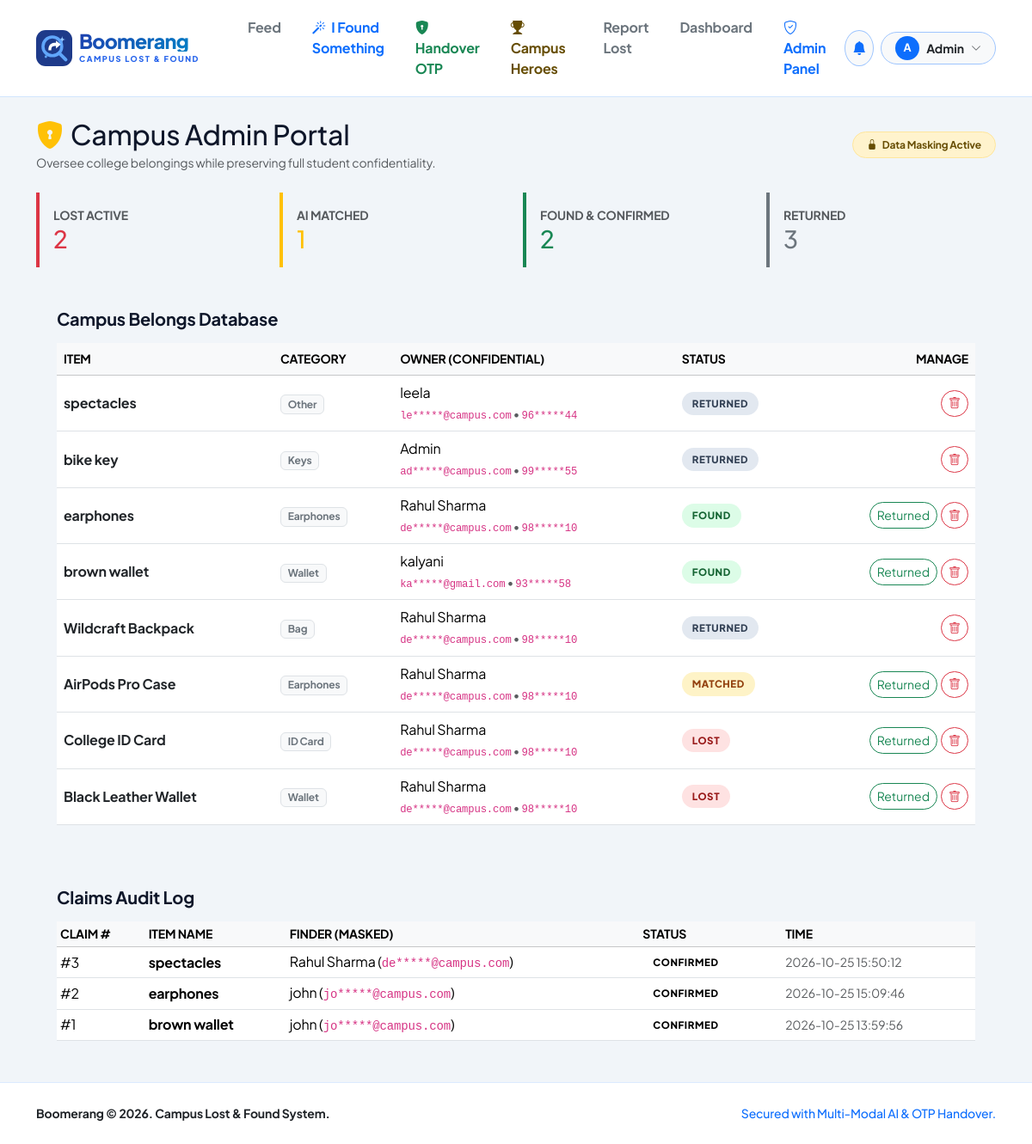
The page /admin (signed in) on the database its author committed.
### tables this page shows
CREATE TABLE users (
        id INTEGER PRIMARY KEY AUTOINCREMENT,
        name TEXT,
        email TEXT UNIQUE,
        phone TEXT,
        dept TEXT,
        pw TEXT,
        role TEXT DEFAULT 'user'
    , karma INTEGER DEFAULT 0);

CREATE TABLE items (
        id INTEGER PRIMARY KEY AUTOINCREMENT,
        owner_id INTEGER,
        name TEXT,
        category TEXT,
        date TEXT,
        place TEXT,
        description TEXT,
        photo TEXT,
        features TEXT,
        status TEXT DEFAULT 'lost',
        created TIMESTAMP DEFAULT CURRENT_TIMESTAMP
    );

CREATE TABLE claims (
        id INTEGER PRIMARY KEY AUTOINCREMENT,
        item_id INTEGER,
        finder_id INTEGER,
        photo TEXT,
        description TEXT,
        answers TEXT,
        result TEXT,
        status TEXT,
        created TIMESTAMP DEFAULT CURRENT_TIMESTAMP
    , handover_otp TEXT);

### app.py (the view)
@app.route("/admin")
@admin_required
def admin():
    items = q("SELECT i.*, u.name oname, u.phone ophone, u.email oemail FROM items i JOIN users u ON u.id = i.owner_id ORDER BY i.id DESC")
    claims = q("SELECT c.*, i.name iname, u.name fname, u.phone fphone, u.email femail FROM claims c JOIN items i ON i.id = c.item_id JOIN users u ON u.id = c.finder_id ORDER BY c.id DESC")
    stats = {s: sum(1 for i in items if i["status"] == s) for s in ("lost", "matched", "found", "returned")}
    return render_template("admin.html", items=items, claims=claims, stats=stats)

### app.py (called while the page is built)
def db():
    if "db" not in g:
        g.db = sqlite3.connect(DB)
        g.db.row_factory = sqlite3.Row
    return g.db

def q(sql, args=(), one=False, commit=False):
    cur = db().execute(sql, args)
    if commit:
        db().commit()
        return cur.lastrowid
    rows = cur.fetchall()
    return (rows[0] if rows else None) if one else rows

def me():
    if "uid" in session:
        return q("SELECT * FROM users WHERE id=?", (session["uid"],), one=True)
    return None

def admin_required(f):
    @wraps(f)
    def w(*a, **k):
        u = me()
        if not u or u["role"] != "admin":
            abort(403)
        return f(*a, **k)
    return w

def mask(s):
    s = str(s or "").strip()
    if "@" in s:
        parts = s.split("@", 1)
        uname = parts[0]
        masked_uname = uname[:2] + "*****" if len(uname) > 2 else uname + "*****"
        return f"{masked_uname}@{parts[1]}"
    if len(s) >= 7:
        return s[:2] + "*****" + s[-2:]
    return "****"

@app.context_processor
def inject():
    u = me()
    unread_count = 0
    if u:
        row = q("SELECT COUNT(*) c FROM notes WHERE user_id=? AND seen=0", (u["id"],), one=True)
        unread_count = row["c"] if row else 0
    return dict(current_user=u, unread=unread_count, mask=mask, categories=CATEGORIES)

### templates/admin.html (shortened to what this page needs)
{% extends "base.html" %}
{% block content %}
<div class="d-flex justify-content-between align-items-center mb-4 flex-wrap gap-2">
    <div>
        <h2 class="fw-extrabold mb-1"><i class="bi bi-shield-lock-fill text-warning me-2"></i>Campus Admin Portal</h2>
        <p class="text-muted small mb-0">Oversee college belongings while preserving full student confidentiality.</p>
    </div>
    <span class="badge bg-warning-subtle text-warning-emphasis border border-warning-subtle px-3 py-2 rounded-pill fw-bold">
        <i class="bi bi-lock-fill me-1"></i> Data Masking Active
    </span>
</div>
<div class="row g-3 mb-4">
    <div class="col-sm-6 col-lg-3">
        <div class="card-modern p-3 border-start border-danger border-4">
            <div class="text-muted small fw-bold text-uppercase">Lost Active</div>
            <h3 class="fw-extrabold text-danger mb-0">{{ stats.lost }}</h3>
        </div>
    </div>
    <div class="col-sm-6 col-lg-3">
        <div class="card-modern p-3 border-start border-warning border-4">
            <div class="text-muted small fw-bold text-uppercase">AI Matched</div>
            <h3 class="fw-extrabold text-warning mb-0">{{ stats.matched }}</h3>
        </div>
    </div>
    <div class="col-sm-6 col-lg-3">
        <div class="card-modern p-3 border-start border-success border-4">
            <div class="text-muted small fw-bold text-uppercase">Found & Confirmed</div>
            <h3 class="fw-extrabold text-success mb-0">{{ stats.found }}</h3>
        </div>
    </div>
    <div class="col-sm-6 col-lg-3">
        <div class="card-modern p-3 border-start border-secondary border-4">
            <div class="text-muted small fw-bold text-uppercase">Returned</div>
            <h3 class="fw-extrabold text-secondary mb-0">{{ stats.returned }}</h3>
        </div>
    </div>
</div>
<div class="card-modern p-4 mb-4">
    <h5 class="fw-bold mb-3">Campus Belongs Database</h5>
    <div class="table-responsive">
        <table class="table table-hover align-middle mb-0">
            <thead class="table-light">
                <tr class="small text-uppercase text-muted">
                    <th>Item</th>
                    <th>Category</th>
                    <th>Owner (Confidential)</th>
                    <th>Status</th>
                    <th class="text-end">Manage</th>
                </tr>
            </thead>
            <tbody>
                {% for it in items %}
                <tr>
                    <td class="fw-bold text-dark">{{ it.name }}</td>
                    <td><span class="badge bg-light text-secondary border">{{ it.category }}</span></td>
                    <td>
                        {{ it.oname }}<br>
                        <small class="text-muted"><code>{{ mask(it.oemail) }}</code> • <code>{{ mask(it.ophone) }}</code></small>
                    </td>
                    <td><span class="status-pill status-{{ it.status }}">{{ it.status }}</span></td>
                    <td class="text-end">
                        <div class="d-inline-flex gap-1">
                            {% if it.status != 'returned' %}
                            <form method="POST" action="{{ url_for('admin_returned', iid=it.id) }}">
                                <button type="submit" class="btn btn-sm btn-outline-success rounded-pill px-2" title="Mark Returned">Returned</button>
                            </form>
                            {% endif %}
                            <form method="POST" action="{{ url_for('admin_delete', iid=it.id) }}" onsubmit="return confirm('Delete this item?');">
                                <button type="submit" class="btn btn-sm btn-outline-danger rounded-pill px-2" title="Delete"><i class="bi bi-trash"></i></button>
                            </form>
                        </div>
                    </td>
                </tr>
                {% endfor %}
            </tbody>
        </table>
    </div>
</div>
<div class="card-modern p-4">
    <h5 class="fw-bold mb-3">Claims Audit Log</h5>
    <div class="table-responsive">
        <table class="table table-sm table-hover align-middle mb-0">
            <thead class="table-light">
                <tr class="small text-uppercase text-muted">
                    <th>Claim #</th>
                    <th>Item Name</th>
                    <th>Finder (Masked)</th>
                    <th>Status</th>
                    <th>Time</th>
                </tr>
            </thead>
            <tbody>
                {% for c in claims %}
                <tr>
                    <td>#{{ c.id }}</td>
                    <td class="fw-bold">{{ c.iname }}</td>
                    <td>{{ c.fname }} (<code>{{ mask(c.femail) }}</code>)</td>
                    <td><span class="status-pill status-{{ c.status }}">{{ c.status }}</span></td>
                    <td class="small text-muted">{{ c.created }}</td>
                </tr>
                {% endfor %}
            </tbody>
        </table>
    </div>
</div>
{% endblock %}

### templates/base.html (shortened to what this page needs)
<!DOCTYPE html>
<html lang="en">
<head>
    <link href="https://cdn.jsdelivr.net/npm/bootstrap@5.3.3/dist/css/bootstrap.min.css" rel="stylesheet">
    <link href="https://cdn.jsdelivr.net/npm/bootstrap-icons@1.11.3/font/bootstrap-icons.min.css" rel="stylesheet">
</head>
<body>
    <nav class="navbar navbar-expand-lg glass-nav sticky-top">
        <div class="container py-1">
            <a class="navbar-brand d-flex align-items-center gap-2 text-decoration-none" href="{{ url_for('index') }}">
                <div class="d-flex flex-column">
                    <span class="brand-title">Boomerang</span>
                    <span class="brand-subtitle">CAMPUS LOST & FOUND</span>
                </div>
            </a>
            <div class="collapse navbar-collapse" id="navContent">
                <ul class="navbar-nav me-auto mb-2 mb-lg-0 ms-lg-4 gap-1">
                    <li class="nav-item"><a class="nav-link fw-bold px-3 text-secondary" href="{{ url_for('index') }}">Feed</a></li>
                    <li class="nav-item">
                        <a class="nav-link fw-bold px-3 text-primary" href="{{ url_for('found_new') }}">
                            <i class="bi bi-magic me-1"></i> I Found Something
                        </a>
                    </li>
                    <li class="nav-item">
                        <a class="nav-link fw-bold px-3 text-success" href="{{ url_for('otp_verify_page') }}">
                            <i class="bi bi-shield-lock-fill me-1"></i> Handover OTP
                        </a>
                    </li>
                    <li class="nav-item">
                        <a class="nav-link fw-bold px-3 text-warning-emphasis" href="{{ url_for('leaderboard') }}">
                            <i class="bi bi-trophy-fill me-1"></i> Campus Heroes
                        </a>
                    </li>
                    {% if current_user %}
                    <li class="nav-item"><a class="nav-link fw-bold px-3 text-secondary" href="{{ url_for('lost_new') }}">Report Lost</a></li>
                    <li class="nav-item"><a class="nav-link fw-bold px-3 text-secondary" href="{{ url_for('dashboard') }}">Dashboard</a></li>
                    {% if current_user.role == 'admin' %}
                    <li class="nav-item"><a class="nav-link fw-bold px-3 text-primary" href="{{ url_for('admin') }}"><i class="bi bi-shield-check me-1"></i> Admin Panel</a></li>
                    {% endif %}
                    {% endif %}
                </ul>
                <div class="d-flex align-items-center gap-2">
                    {% if current_user %}
                    <a href="{{ url_for('notifications') }}" class="btn btn-light rounded-circle position-relative border border-primary-subtle p-2" title="Notifications">
                        <i class="bi bi-bell-fill text-primary fs-6"></i>
                    </a>
                    <div class="dropdown">
                        <button class="btn btn-light border border-primary-subtle rounded-pill d-flex align-items-center gap-2 py-1 px-3" type="button" data-bs-toggle="dropdown">
                            <span class="bg-primary text-white rounded-circle d-inline-flex align-items-center justify-content-center fw-bold" style="width: 28px; height: 28px; font-size: 0.8rem;">
                                {{ current_user.name[0]|upper }}
                            </span>
                            <span class="fw-bold small text-dark">{{ current_user.name }}</span>
                            <i class="bi bi-chevron-down text-muted" style="font-size: 0.75rem;"></i>
                        </button>
                    </div>
                    {% else %}
                    <a href="{{ url_for('login') }}" class="btn btn-light border rounded-pill px-4 fw-bold text-primary">Login</a>
                    <a href="{{ url_for('register') }}" class="btn btn-boomerang px-4">Register</a>
                    {% endif %}
                </div>
            </div>
        </div>
    </nav>
    <main class="container my-4 flex-grow-1">
        {% block content %}{% endblock %}
    </main>
    <footer class="footer-boomerang text-center small text-muted">
        <div class="container">
            <div class="d-flex justify-content-between align-items-center flex-column flex-md-row gap-2">
                <div class="fw-bold text-dark">Boomerang &copy; 2026. Campus Lost & Found System.</div>
                <div class="text-primary fw-medium">Secured with Multi-Modal AI & OTP Handover.</div>
            </div>
        </div>
    </footer>
</body>
</html>

### templates/base.html (style rules this page uses)
:root { --blue-950: #0a0f1d; --blue-900: #0f172a; --blue-800: #1e3a8a; --blue-700: #1d4ed8; --blue-600: #2563eb; --blue-500: #3b82f6; --blue-100: #dbeafe; }
body { font-family: 'Plus Jakarta Sans', sans-serif; background-color: #f1f5f9; color: #0f172a; min-height: 100vh; display: flex; flex-direction: column; letter-spacing: -0.01em; }
.glass-nav { background: rgba(255, 255, 255, 0.95); backdrop-filter: blur(14px); -webkit-backdrop-filter: blur(14px); border-bottom: 1px solid rgba(191, 219, 254, 0.7); }
.brand-title { font-size: 1.45rem; font-weight: 900; line-height: 1; letter-spacing: -0.03em; background: linear-gradient(135deg, #1e40af 0%, #0284c7 100%); -webkit-background-clip: text; -webkit-text-fill-color: transparent; }
.brand-subtitle { font-size: 0.58rem; font-weight: 800; letter-spacing: 0.16em; color: #2563eb; margin-top: 2px; text-transform: uppercase; }
.status-pill { display: inline-flex; align-items: center; gap: 6px; font-size: 0.72rem; font-weight: 800; padding: 5px 12px; border-radius: 9999px; text-transform: uppercase; letter-spacing: 0.05em; }
.status-lost { background: #fee2e2; color: #991b1b; }
.status-matched { background: #fef3c7; color: #92400e; }
.status-found { background: #dcfce7; color: #166534; }
.status-returned { background: #e2e8f0; color: #334155; }
.footer-boomerang { margin-top: auto; background: #ffffff; border-top: 1px solid #dbeafe; padding: 25px 0; }

### rows shown on the page
users: name "A", name "Admin", email "ad*****@campus.com", phone "99*****55"
items: name "spectacles", category "Other", oname "leela", status "RETURNED"
users: email "le*****@campus.com", phone "96*****44"
items: name "bike key", category "Keys", oname "Admin", status "RETURNED"
items: name "earphones", category "Earphones", oname "Rahul Sharma", status "FOUND"
users: email "de*****@campus.com", phone "98*****10"
items: name "brown wallet", category "Wallet", oname "kalyani", status "FOUND"
users: email "ka*****@gmail.com", phone "93*****58"
items: name "Wildcraft Backpack", category "Bag", oname "Rahul Sharma", status "RETURNED"
items: name "AirPods Pro Case", category "Earphones", oname "Rahul Sharma", status "MATCHED"
items: name "College ID Card", category "ID Card", oname "Rahul Sharma", status "LOST"
items: name "Black Leather Wallet", category "Wallet", oname "Rahul Sharma", status "LOST"
claims: id "3", iname "spectacles", fname "Rahul Sharma", status "CONFIRMED", created "2026-10-25 15:50:12"
claims: id "2", iname "earphones", fname "john", status "CONFIRMED", created "2026-10-25 15:09:46"
users: email "jo*****@campus.com"
claims: id "1", iname "brown wallet", fname "john", status "CONFIRMED", created "2026-10-25 13:59:56"
users: email "jo*****@campus.com"

### other values the page prints
{{ stats.lost }} "2"
{{ stats.matched }} "1"
{{ stats.found }} "2"
{{ stats.returned }} "3"
